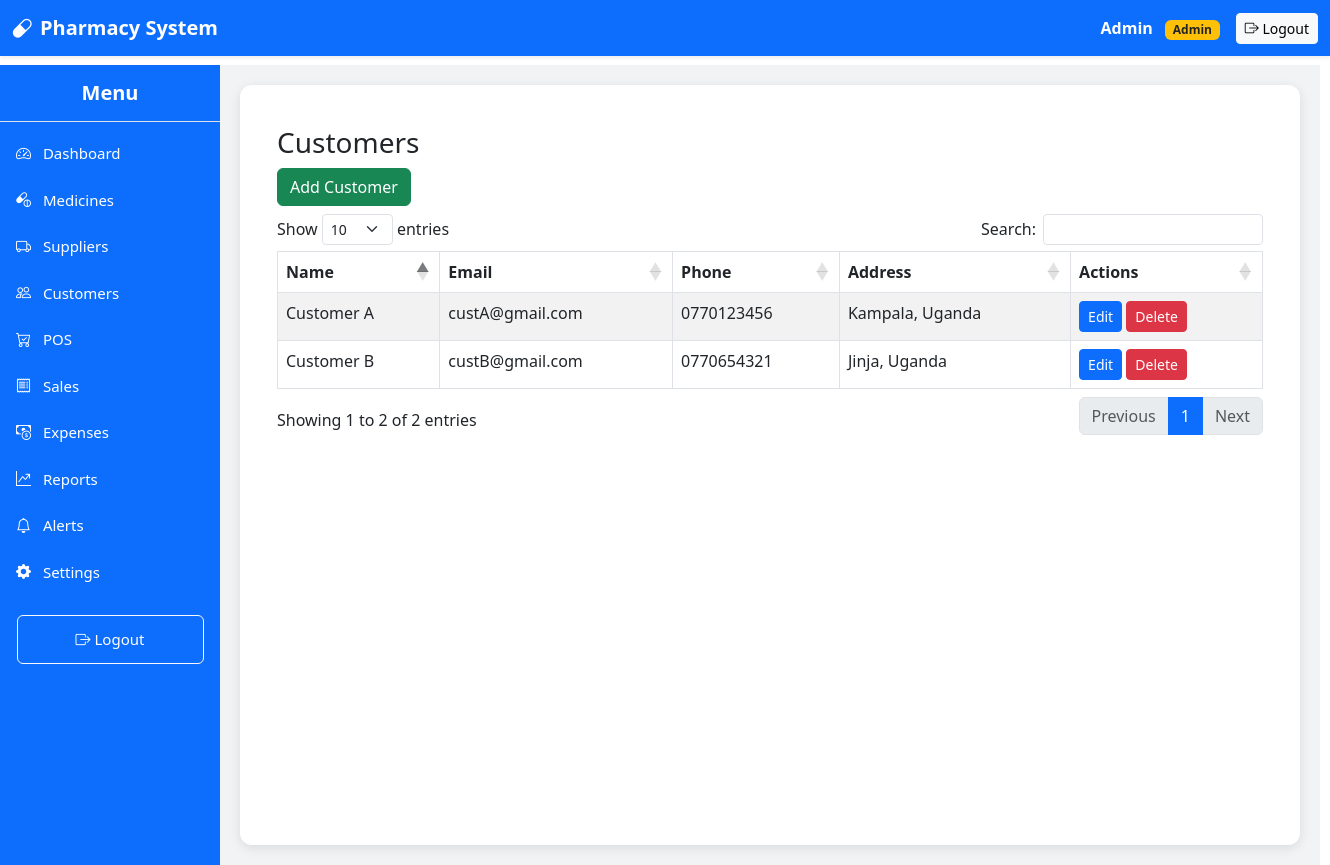
/customers.php (signed in), run on the app's committed database.
### tables this page shows
CREATE TABLE IF NOT EXISTS customers (
    id INT AUTO_INCREMENT PRIMARY KEY,
    name VARCHAR(100) NOT NULL,
    email VARCHAR(100),
    phone VARCHAR(20),
    address VARCHAR(255),
    created_at TIMESTAMP DEFAULT CURRENT_TIMESTAMP
);

### customers.php (the view, shortened to what this page needs)
<?php
require 'db.php';
$customers = $pdo->query("SELECT * FROM customers")->fetchAll(PDO::FETCH_ASSOC);
?>
<!doctype html>
<html lang="en">
<head>
<link href="https://cdn.jsdelivr.net/npm/bootstrap@5.3.0/dist/css/bootstrap.min.css" rel="stylesheet">
<link rel="stylesheet" href="https://cdn.datatables.net/1.13.5/css/dataTables.bootstrap5.min.css">
<link href="https://cdn.jsdelivr.net/npm/bootstrap-icons@1.10.5/font/bootstrap-icons.css" rel="stylesheet">
<link href="https://cdn.jsdelivr.net/npm/bootstrap@5.3.0/dist/css/bootstrap.min.css" rel="stylesheet">
</head>
<body>
<?php include 'topbar.php'; ?>
<div class="d-flex">
<?php include 'sidebar.php'; ?>
<div class="content-wrapper">
 <div class="content-inner">
<div class="container mt-3">
<h3>Customers</h3>
<button class="btn btn-success mb-2" data-bs-toggle="modal" data-bs-target="#addCustomerModal">Add Customer</button>
<table class="table table-striped table-bordered" id="customersTable">
<thead><tr><th>Name</th><th>Email</th><th>Phone</th><th>Address</th><th>Actions</th></tr></thead>
<tbody>
<?php foreach($customers as $c): ?>
<tr>
<td><?= $c['name'] ?></td>
<td><?= $c['email'] ?></td>
<td><?= $c['phone'] ?></td>
<td><?= $c['address'] ?></td>
<td>
<button class="btn btn-sm btn-primary">Edit</button>
<button class="btn btn-sm btn-danger">Delete</button>
</td>
</tr>
<?php endforeach; ?>
</tbody>
</table>
</div>
</div>
</div>
</body>
</html>

### customers.php (style rules this page uses)
body { overflow-x: hidden; }

### topbar.php (style rules this page uses)
body { padding-top: 65px; }

### sidebar.php (style rules this page uses)
.content-wrapper { margin-left: 260px; padding: 30px; min-height: 100vh; max-width: 1100px; background: #f2f3f5; display: flex; justify-content: center; }
.content-inner { width: 1500px; max-width: 1500px; background: #ffffff; padding: 25px; border-radius: 12px; box-shadow: 0 3px 12px rgba(0,0,0,0.1); }
.content-wrapper { margin-left: 220px; padding: 20px; transition: margin-left .3s; }

### data on the page
customers: name "Customer A", email "custA@gmail.com", phone "0770123456", address "Kampala, Uganda"
customers: name "Customer B", email "custB@gmail.com", phone "0770654321", address "Jinja, Uganda"

### other printed values
$_SESSION['name'] "Admin"
$_SESSION['role'] "Admin"
